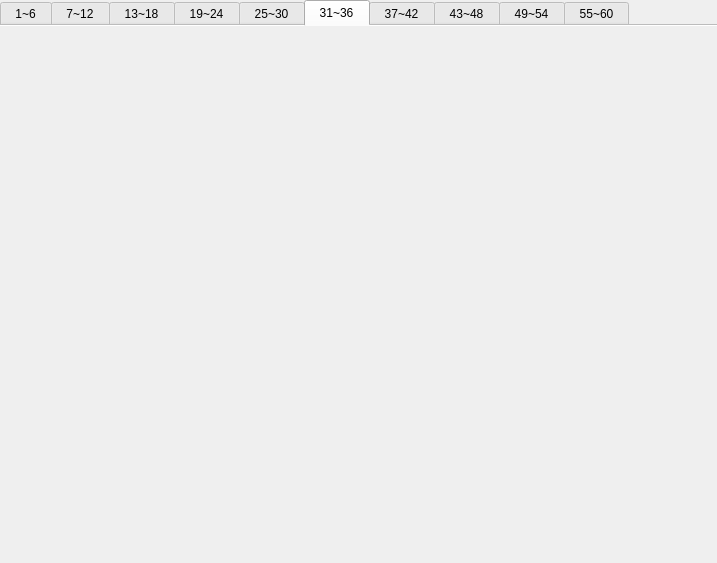
<?xml version="1.0" encoding="UTF-8"?>
<ui version="4.0">
 <class>NewPortFlowWatch</class>
 <widget class="QWidget" name="NewPortFlowWatch">
  <property name="geometry">
   <rect>
    <x>0</x>
    <y>0</y>
    <width>717</width>
    <height>563</height>
   </rect>
  </property>
  <property name="windowTitle">
   <string>Form</string>
  </property>
  <layout class="QHBoxLayout" name="horizontalLayout">
   <property name="leftMargin">
    <number>0</number>
   </property>
   <property name="topMargin">
    <number>0</number>
   </property>
   <property name="rightMargin">
    <number>0</number>
   </property>
   <property name="bottomMargin">
    <number>0</number>
   </property>
   <item>
    <widget class="QWidget" name="widget" native="true">
     <property name="styleSheet">
      <string notr="true">QTabBar::tab{ 
	
	border-image:none;
	color: white; 
	padding: 7px;
	border: 0px solid transparent; 
} 

QTabBar::tab:selected {
	border-image: url(:/images/images/list_left_click.png);
	border-radius:6px;
 	white:red;
	font-size:12px;
	font-weight:bold;
}

QTabBar::tab:!selected {
	border-image: url(:/images/images/list_left_2.png);
	margin-top: 5px;
	border-radius:4px;
}</string>
     </property>
     <layout class="QHBoxLayout" name="horizontalLayout_2">
      <property name="leftMargin">
       <number>0</number>
      </property>
      <property name="topMargin">
       <number>0</number>
      </property>
      <property name="rightMargin">
       <number>0</number>
      </property>
      <property name="bottomMargin">
       <number>0</number>
      </property>
      <item>
       <widget class="QTabWidget" name="tabWidget">
        <property name="focusPolicy">
         <enum>Qt::NoFocus</enum>
        </property>
        <property name="currentIndex">
         <number>5</number>
        </property>
        <property name="documentMode">
         <bool>true</bool>
        </property>
        <widget class="QWidget" name="tab0">
         <attribute name="title">
          <string> 1~6 </string>
         </attribute>
         <layout class="QHBoxLayout" name="horizontalLayout_3">
          <item>
           <widget class="QWidget" name="page0" native="true"/>
          </item>
         </layout>
        </widget>
        <widget class="QWidget" name="tab1">
         <attribute name="title">
          <string> 7~12 </string>
         </attribute>
         <layout class="QHBoxLayout" name="horizontalLayout_4">
          <item>
           <widget class="QWidget" name="page1" native="true"/>
          </item>
         </layout>
        </widget>
        <widget class="QWidget" name="tab2">
         <attribute name="title">
          <string> 13~18 </string>
         </attribute>
         <layout class="QHBoxLayout" name="horizontalLayout_5">
          <item>
           <widget class="QWidget" name="page2" native="true"/>
          </item>
         </layout>
        </widget>
        <widget class="QWidget" name="tab3">
         <attribute name="title">
          <string> 19~24 </string>
         </attribute>
         <layout class="QHBoxLayout" name="horizontalLayout_6">
          <item>
           <widget class="QWidget" name="page3" native="true"/>
          </item>
         </layout>
        </widget>
        <widget class="QWidget" name="tab4">
         <attribute name="title">
          <string> 25~30 </string>
         </attribute>
         <layout class="QHBoxLayout" name="horizontalLayout_7">
          <item>
           <widget class="QWidget" name="page4" native="true"/>
          </item>
         </layout>
        </widget>
        <widget class="QWidget" name="tab5">
         <attribute name="title">
          <string> 31~36 </string>
         </attribute>
         <layout class="QHBoxLayout" name="horizontalLayout_8">
          <item>
           <widget class="QWidget" name="page5" native="true"/>
          </item>
         </layout>
        </widget>
        <widget class="QWidget" name="tab6">
         <attribute name="title">
          <string> 37~42 </string>
         </attribute>
         <layout class="QHBoxLayout" name="horizontalLayout_9">
          <item>
           <widget class="QWidget" name="page6" native="true"/>
          </item>
         </layout>
        </widget>
        <widget class="QWidget" name="tab7">
         <attribute name="title">
          <string> 43~48 </string>
         </attribute>
         <layout class="QHBoxLayout" name="horizontalLayout_10">
          <item>
           <widget class="QWidget" name="page7" native="true"/>
          </item>
         </layout>
        </widget>
        <widget class="QWidget" name="tab8">
         <attribute name="title">
          <string> 49~54 </string>
         </attribute>
         <layout class="QHBoxLayout" name="horizontalLayout_11">
          <item>
           <widget class="QWidget" name="page8" native="true"/>
          </item>
         </layout>
        </widget>
        <widget class="QWidget" name="tab9">
         <attribute name="title">
          <string> 55~60 </string>
         </attribute>
         <layout class="QHBoxLayout" name="horizontalLayout_12">
          <item>
           <widget class="QWidget" name="page9" native="true"/>
          </item>
         </layout>
        </widget>
       </widget>
      </item>
     </layout>
    </widget>
   </item>
  </layout>
 </widget>
 <resources/>
 <connections/>
</ui>
